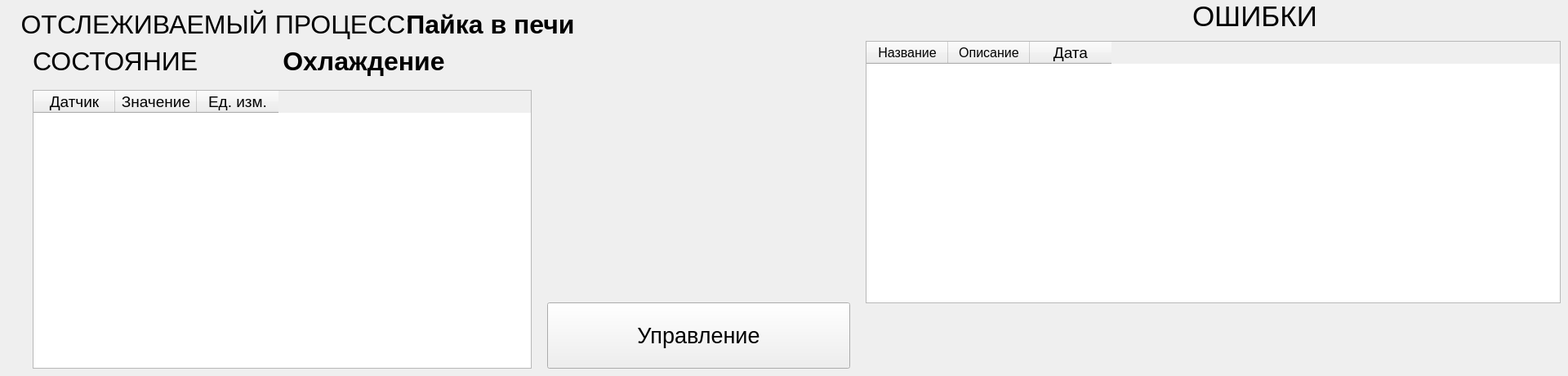
    <widget class="QWidget" name="page_oven">
     <widget class="QTableWidget" name="table_oven">
      <property name="geometry">
       <rect>
        <x>40</x>
        <y>110</y>
        <width>611</width>
        <height>341</height>
       </rect>
      </property>
      <property name="font">
       <font>
        <pointsize>14</pointsize>
       </font>
      </property>
      <property name="accessibleDescription">
       <string/>
      </property>
      <property name="layoutDirection">
       <enum>Qt::LeftToRight</enum>
      </property>
      <property name="autoFillBackground">
       <bool>false</bool>
      </property>
      <column>
       <property name="text">
        <string>Датчик</string>
       </property>
      </column>
      <column>
       <property name="text">
        <string>Значение</string>
       </property>
      </column>
      <column>
       <property name="text">
        <string>Ед. изм.</string>
       </property>
      </column>
     </widget>
     <widget class="QLabel" name="img_oven">
      <property name="geometry">
       <rect>
        <x>670</x>
        <y>110</y>
        <width>371</width>
        <height>231</height>
       </rect>
      </property>
      <property name="text">
       <string/>
      </property>
      <property name="pixmap">
       <pixmap>../client/images/Oven_1.png</pixmap>
      </property>
      <property name="scaledContents">
       <bool>true</bool>
      </property>
     </widget>
     <widget class="QLabel" name="label_oven_process">
      <property name="geometry">
       <rect>
        <x>20</x>
        <y>0</y>
        <width>491</width>
        <height>61</height>
       </rect>
      </property>
      <property name="font">
       <font>
        <family>Segoe UI</family>
        <pointsize>28</pointsize>
       </font>
      </property>
      <property name="text">
       <string>&lt;html&gt;&lt;head/&gt;&lt;body&gt;&lt;p&gt;&lt;span style=&quot; font-size:24pt;&quot;&gt;ОТСЛЕЖИВАЕМЫЙ ПРОЦЕСС:&lt;/span&gt;&lt;/p&gt;&lt;/body&gt;&lt;/html&gt;</string>
      </property>
      <property name="alignment">
       <set>Qt::AlignCenter</set>
      </property>
     </widget>
     <widget class="QLabel" name="label_oven_curr_process">
      <property name="geometry">
       <rect>
        <x>490</x>
        <y>10</y>
        <width>221</width>
        <height>41</height>
       </rect>
      </property>
      <property name="font">
       <font>
        <family>Segoe UI</family>
        <pointsize>20</pointsize>
       </font>
      </property>
      <property name="layoutDirection">
       <enum>Qt::LeftToRight</enum>
      </property>
      <property name="text">
       <string>&lt;html&gt;&lt;head/&gt;&lt;body&gt;&lt;p&gt;&lt;span style=&quot; font-size:24pt; font-weight:600;&quot;&gt;Пайка в печи&lt;/span&gt;&lt;/p&gt;&lt;/body&gt;&lt;/html&gt;</string>
      </property>
      <property name="alignment">
       <set>Qt::AlignCenter</set>
      </property>
      <property name="wordWrap">
       <bool>false</bool>
      </property>
     </widget>
     <widget class="QLabel" name="label_oven_state">
      <property name="geometry">
       <rect>
        <x>40</x>
        <y>50</y>
        <width>201</width>
        <height>51</height>
       </rect>
      </property>
      <property name="font">
       <font>
        <family>Segoe UI</family>
        <pointsize>28</pointsize>
       </font>
      </property>
      <property name="text">
       <string>&lt;html&gt;&lt;head/&gt;&lt;body&gt;&lt;p&gt;&lt;span style=&quot; font-size:24pt;&quot;&gt;СОСТОЯНИЕ:&lt;/span&gt;&lt;/p&gt;&lt;/body&gt;&lt;/html&gt;</string>
      </property>
      <property name="alignment">
       <set>Qt::AlignCenter</set>
      </property>
     </widget>
     <widget class="QPushButton" name="but_oven_z5">
      <property name="geometry">
       <rect>
        <x>970</x>
        <y>110</y>
        <width>71</width>
        <height>61</height>
       </rect>
      </property>
      <property name="cursor">
       <cursorShape>PointingHandCursor</cursorShape>
      </property>
      <property name="styleSheet">
       <string notr="true">background-color: rgba(255, 255, 255, 0);
border: none;</string>
      </property>
      <property name="text">
       <string/>
      </property>
     </widget>
     <widget class="QPushButton" name="but_oven_z3">
      <property name="geometry">
       <rect>
        <x>820</x>
        <y>110</y>
        <width>71</width>
        <height>61</height>
       </rect>
      </property>
      <property name="cursor">
       <cursorShape>PointingHandCursor</cursorShape>
      </property>
      <property name="styleSheet">
       <string notr="true">background-color: rgba(255, 255, 255, 0);
border: none;</string>
      </property>
      <property name="text">
       <string/>
      </property>
     </widget>
     <widget class="QPushButton" name="but_oven_z2">
      <property name="geometry">
       <rect>
        <x>750</x>
        <y>110</y>
        <width>61</width>
        <height>61</height>
       </rect>
      </property>
      <property name="cursor">
       <cursorShape>PointingHandCursor</cursorShape>
      </property>
      <property name="styleSheet">
       <string notr="true">background-color: rgba(255, 255, 255, 0);
border: none;</string>
      </property>
      <property name="text">
       <string/>
      </property>
     </widget>
     <widget class="QPushButton" name="but_oven_z4">
      <property name="geometry">
       <rect>
        <x>900</x>
        <y>110</y>
        <width>61</width>
        <height>61</height>
       </rect>
      </property>
      <property name="cursor">
       <cursorShape>PointingHandCursor</cursorShape>
      </property>
      <property name="styleSheet">
       <string notr="true">background-color: rgba(255, 255, 255, 0);
border: none;</string>
      </property>
      <property name="text">
       <string/>
      </property>
     </widget>
     <widget class="QPushButton" name="but_oven_z1">
      <property name="geometry">
       <rect>
        <x>670</x>
        <y>110</y>
        <width>71</width>
        <height>61</height>
       </rect>
      </property>
      <property name="cursor">
       <cursorShape>PointingHandCursor</cursorShape>
      </property>
      <property name="styleSheet">
       <string notr="true">background-color: rgba(255, 255, 255, 0);
border: none;</string>
      </property>
      <property name="text">
       <string/>
      </property>
     </widget>
     <widget class="QLabel" name="label_oven_curr_state">
      <property name="geometry">
       <rect>
        <x>240</x>
        <y>50</y>
        <width>411</width>
        <height>51</height>
       </rect>
      </property>
      <property name="font">
       <font>
        <family>Segoe UI</family>
        <pointsize>20</pointsize>
       </font>
      </property>
      <property name="layoutDirection">
       <enum>Qt::LeftToRight</enum>
      </property>
      <property name="text">
       <string>&lt;html&gt;&lt;head/&gt;&lt;body&gt;&lt;p&gt;&lt;span style=&quot; font-size:24pt; font-weight:600;&quot;&gt;Охлаждение&lt;/span&gt;&lt;/p&gt;&lt;/body&gt;&lt;/html&gt;</string>
      </property>
      <property name="alignment">
       <set>Qt::AlignCenter</set>
      </property>
      <property name="wordWrap">
       <bool>false</bool>
      </property>
     </widget>
     <widget class="QLabel" name="label_oven_err">
      <property name="geometry">
       <rect>
        <x>1460</x>
        <y>0</y>
        <width>161</width>
        <height>41</height>
       </rect>
      </property>
      <property name="font">
       <font>
        <family>Segoe UI</family>
        <pointsize>28</pointsize>
       </font>
      </property>
      <property name="text">
       <string>&lt;html&gt;&lt;head/&gt;&lt;body&gt;&lt;p&gt;&lt;span style=&quot; font-size:26pt;&quot;&gt;ОШИБКИ&lt;/span&gt;&lt;/p&gt;&lt;/body&gt;&lt;/html&gt;</string>
      </property>
     </widget>
     <widget class="QTableWidget" name="table_oven_err">
      <property name="geometry">
       <rect>
        <x>1060</x>
        <y>50</y>
        <width>851</width>
        <height>321</height>
       </rect>
      </property>
      <property name="font">
       <font>
        <pointsize>14</pointsize>
       </font>
      </property>
      <property name="accessibleDescription">
       <string/>
      </property>
      <property name="layoutDirection">
       <enum>Qt::LeftToRight</enum>
      </property>
      <property name="autoFillBackground">
       <bool>false</bool>
      </property>
      <property name="styleSheet">
       <string notr="true"/>
      </property>
      <column>
       <property name="text">
        <string>Название</string>
       </property>
       <property name="font">
        <font>
         <pointsize>12</pointsize>
        </font>
       </property>
       <property name="textAlignment">
        <set>AlignCenter</set>
       </property>
      </column>
      <column>
       <property name="text">
        <string>Описание</string>
       </property>
       <property name="font">
        <font>
         <pointsize>12</pointsize>
        </font>
       </property>
       <property name="textAlignment">
        <set>AlignCenter</set>
       </property>
      </column>
      <column>
       <property name="text">
        <string>Дата</string>
       </property>
      </column>
     </widget>
     <widget class="QPushButton" name="but_oven_edit">
      <property name="geometry">
       <rect>
        <x>670</x>
        <y>370</y>
        <width>371</width>
        <height>81</height>
       </rect>
      </property>
      <property name="font">
       <font>
        <pointsize>20</pointsize>
       </font>
      </property>
      <property name="cursor">
       <cursorShape>PointingHandCursor</cursorShape>
      </property>
      <property name="text">
       <string>Управление</string>
      </property>
     </widget>
    </widget>
